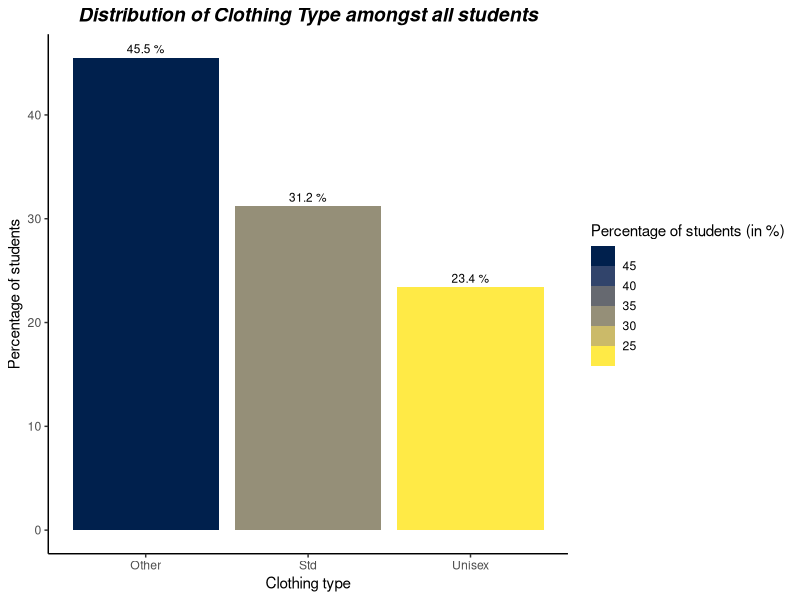
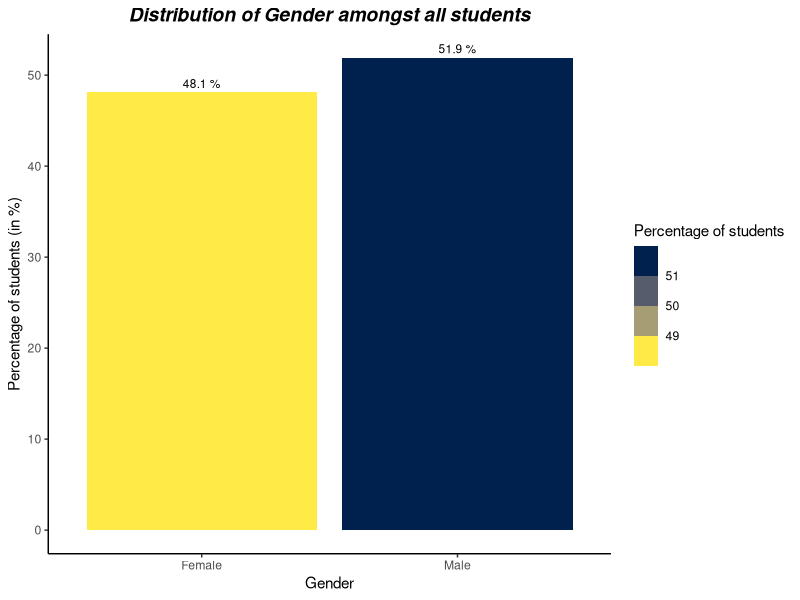
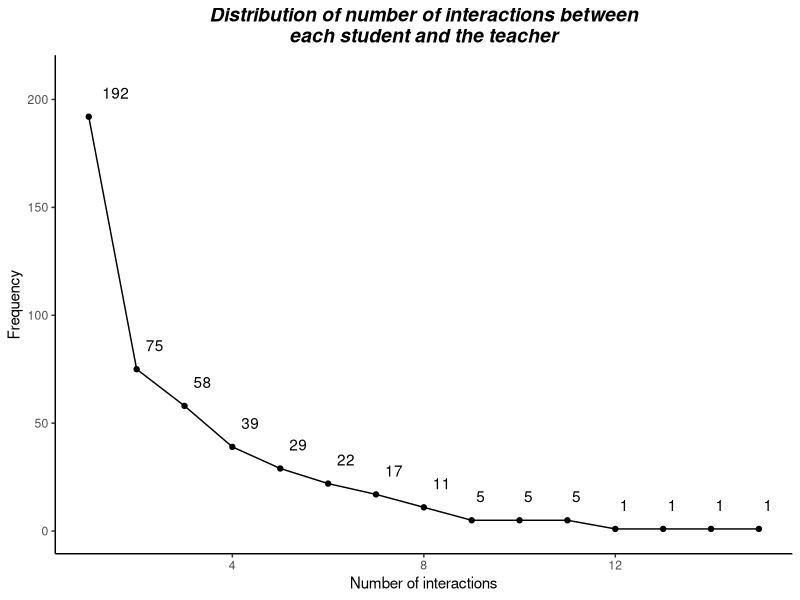
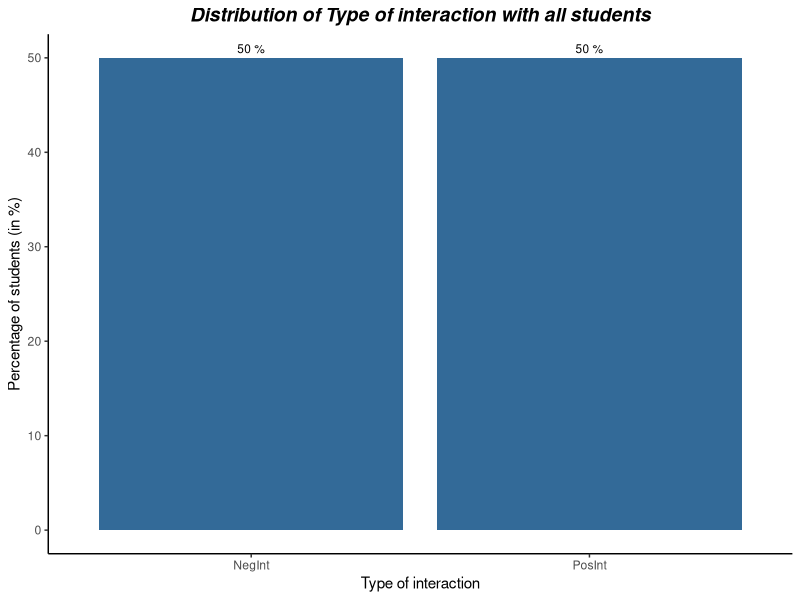
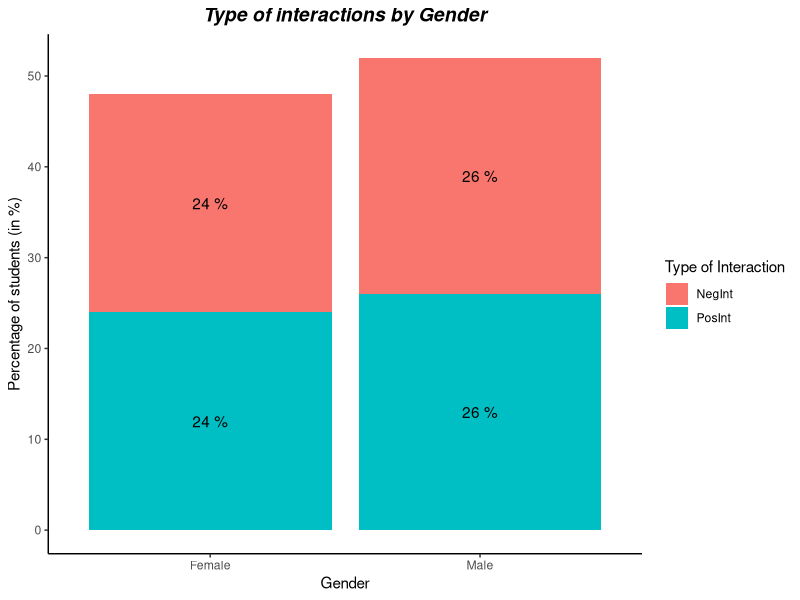
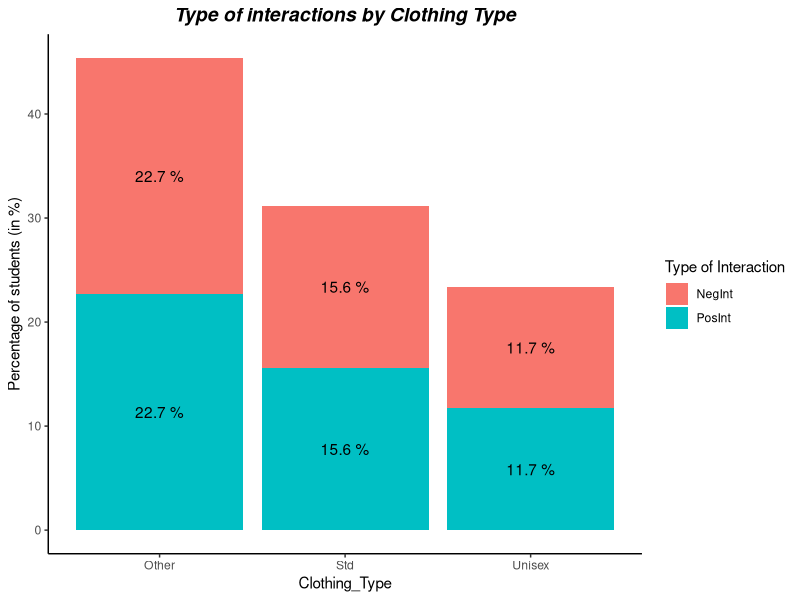
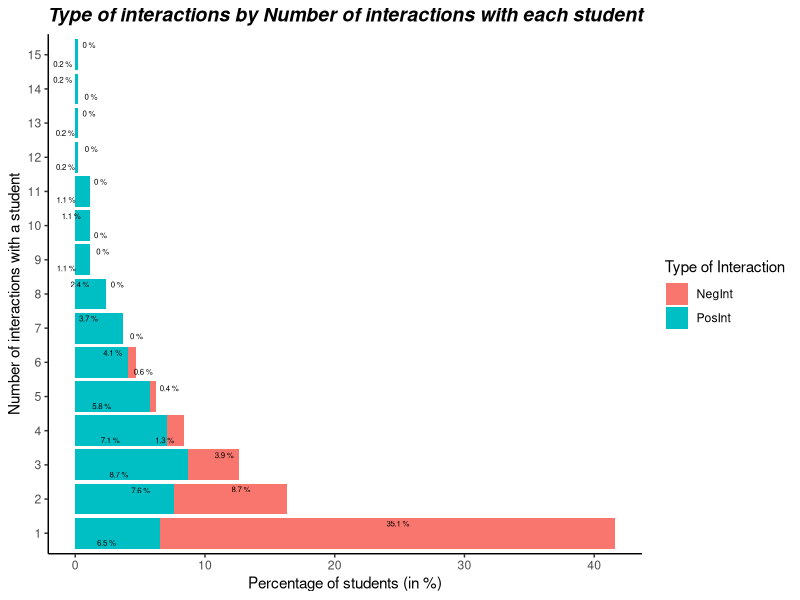
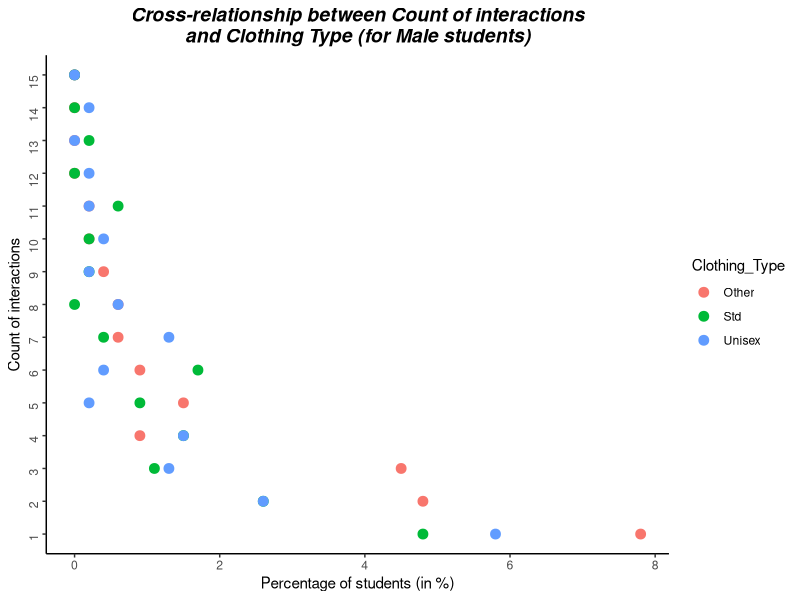

These figures' R source, in order:
## ---- chunk 1
library(readxl)
library(ggplot2)
library(reshape2)
library(stringr)
library(ggrepel)
## ---- chunk 2
setwd("~")
df = read_excel("Aclothing.xls")
str(df)
## ---- chunk 3
na_columns = colnames(df)[apply(df, 2, anyNA)]
na_columns
num_records = dim(df)[1]
## ---- chunk 4
clothing_type_count = table(df$Clothing)
clothing_type_count = melt(clothing_type_count)
colnames(clothing_type_count)[1] = "Clothing_Type"
colnames(clothing_type_count)[2] = "Frequency"
clothing_type_count$Percentage = round(((clothing_type_count$Frequency)/num_records)*100, 1)
## ---- chunk 5
ggplot(data = clothing_type_count, 
       aes(x = Clothing_Type, y = Percentage, fill = Percentage)) +
  geom_bar(stat = "identity") +
  scale_fill_viridis_b(direction=-1, option="cividis") +
  xlab("Clothing type") +
  geom_text(aes(x=Clothing_Type, y=Percentage, label=paste(Percentage, "%")),
            position=position_dodge(width=1),
            vjust=-0.5,
            size=3) +
  theme(
    panel.background = element_blank(),
    panel.grid.major = element_blank(),
    panel.grid.minor = element_blank(),
    axis.line = element_line(colour = "black")
  ) +
  labs(fill = "Percentage of students (in %)") + ylab("Percentage of students") +
  ggtitle("Distribution of Clothing Type amongst all students") +
  theme(plot.title = element_text(hjust = 0.5, face="bold.italic", size=14))
## ---- chunk 6
gender_count = table(df$Gender)
gender_count = melt(gender_count)
colnames(gender_count)[1] = "Gender"
colnames(gender_count)[2] = "Frequency"
gender_count$Percentage = round(((gender_count$Frequency)/num_records)*100, 1)
gender_count
## ---- chunk 7
ggplot(data = gender_count, 
       aes(x = Gender, y = Percentage, fill = Percentage))+
  geom_bar(stat = "identity") + scale_fill_viridis_b(direction=-1, option="cividis") + xlab("Gender") + geom_text(aes(x=Gender, y=Percentage, label=paste(Percentage, "%")), position=position_dodge(width=1), vjust=-0.5, size=3) + theme(panel.background = element_blank(), panel.grid.major = element_blank(), panel.grid.minor = element_blank(), axis.line = element_line(colour="black")) + labs(fill = "Percentage of students") + ylab("Percentage of students (in %)")+ ggtitle("Distribution of Gender amongst all students") + theme(plot.title = element_text(hjust = 0.5, face="bold.italic", size=14))
## ---- chunk 8
count_distr = table(df$Count)
count_distr = melt(count_distr)
colnames(count_distr)[1] = "Number_of_interactions"
colnames(count_distr)[2] = "Frequency"
#plot(count_distr, lwd=5, pch=15, type="b")
ggplot(data=count_distr, aes(x=Number_of_interactions, y=Frequency)) + geom_point() + geom_line() + xlab("Number of interactions") + ylab("Frequency") + geom_text(aes(label=Frequency), vjust=-1.5, hjust=-0.5) + ylim(0, 210) + ggtitle(str_wrap("Distribution of number of interactions between each student and the teacher", width=50)) + theme(plot.title = element_text(hjust = 0.5, face="bold.italic", size=14))+ theme(panel.background = element_blank(), panel.grid.major = element_blank(), panel.grid.minor = element_blank(), axis.line = element_line(colour="black"))
## ---- chunk 9
type_intr = table(df$InteractionType)
type_intr = melt(type_intr)
colnames(type_intr)[1] = "Type_of_Interaction"
colnames(type_intr)[2] = "Frequency"
type_intr$Percentage = round(((type_intr$Frequency)/num_records)*100, 1)
type_intr
## ---- chunk 10
ggplot(data = type_intr, 
       aes(x = Type_of_Interaction, y = Percentage, fill=Percentage))+
  geom_bar(stat = "identity") + xlab("Type of interaction") + geom_text(aes(x=Type_of_Interaction, y=Percentage, label=paste(Percentage, "%")), position=position_dodge(width=1), vjust=-0.5, size=3) + theme(panel.background = element_blank(), panel.grid.major = element_blank(), panel.grid.minor = element_blank(), axis.line = element_line(colour="black"), legend.position = "none") + labs(fill = "Percentage of students") + ylab("Percentage of students (in %)")+ ggtitle("Distribution of Type of interaction with all students") + theme(plot.title = element_text(hjust = 0.5, face="bold.italic", size=14))
## ---- chunk 11
gender_intr = table(df$Gender, df$InteractionType)
gender_intr = melt(gender_intr)
colnames(gender_intr)[1] = "Gender"
colnames(gender_intr)[2] = "Type_Interaction"
gender_intr$Percentage = round(((gender_intr$value)/num_records)*100, 1)
## ---- chunk 12
ggplot(gender_intr, aes(fill=Type_Interaction, y=Percentage, x=Gender)) + 
    geom_bar(stat="identity") + geom_text(aes(x=Gender, y=Percentage, label=paste(Percentage, "%")), suze=3, position = position_stack(vjust=0.5)) + theme(panel.background = element_blank(), panel.grid.major = element_blank(), panel.grid.minor = element_blank(), axis.line = element_line(colour="black")) + labs(fill = "Type of Interaction") + ylab("Percentage of students (in %)")+ ggtitle("Type of interactions by Gender") + theme(plot.title = element_text(hjust = 0.5, face="bold.italic", size=14))
## ---- chunk 13
clothing_intr = table(df$Clothing, df$InteractionType)
clothing_intr = melt(clothing_intr)
colnames(clothing_intr)[1] = "Clothing_Type"
colnames(clothing_intr)[2] = "Type_Interaction"
clothing_intr$Percentage = round(((clothing_intr$value)/num_records)*100, 1)
## ---- chunk 14
ggplot(clothing_intr, aes(fill=Type_Interaction, y=Percentage, x=Clothing_Type)) + 
    geom_bar(stat="identity") + geom_text(aes(x=Clothing_Type, y=Percentage, label=paste(Percentage, "%")), suze=3, position = position_stack(vjust=0.5)) + theme(panel.background = element_blank(), panel.grid.major = element_blank(), panel.grid.minor = element_blank(), axis.line = element_line(colour="black")) + labs(fill = "Type of Interaction") + ylab("Percentage of students (in %)")+ ggtitle("Type of interactions by Clothing Type") + theme(plot.title = element_text(hjust = 0.5, face="bold.italic", size=14))
## ---- chunk 15
count_intr = table(df$Count, df$InteractionType)
count_intr = melt(count_intr)
colnames(count_intr)[1] = "Count"
colnames(count_intr)[2] = "Type_Interaction"
count_intr$Percentage = round(((count_intr$value)/num_records)*100, 1)
count_intr
## ---- chunk 16
ggplot(count_intr, aes(fill=Type_Interaction, y=Percentage, x=as.factor(Count))) + 
    geom_bar(stat="identity") + geom_text_repel(aes(x=as.factor(Count), y=Percentage, label=paste(Percentage, "%")), size=2, position = position_stack(vjust=0.5)) + theme(panel.background = element_blank(), panel.grid.major = element_blank(), panel.grid.minor = element_blank(), axis.line = element_line(colour="black")) + labs(fill = "Type of Interaction") + ylab("Percentage of students (in %)")+ ggtitle("Type of interactions by Number of interactions with each student") + theme(plot.title = element_text(hjust = 0.5, face="bold.italic", size=14)) + coord_flip() + xlab("Number of interactions with a student")
## ---- chunk 17
all_three_var = table(df$Count, df$Gender, df$Clothing)
all_three_var = melt(all_three_var)
colnames(all_three_var)[1] = "Count"
colnames(all_three_var)[2] = "Gender"
colnames(all_three_var)[3] = "Clothing_Type"
all_three_var$Percentage = round(((all_three_var$value)/num_records)*100, 1)
all_three_var[all_three_var$Gender=="Male",]
## ---- chunk 18
ggplot(data=all_three_var[all_three_var$Gender=="Male",], aes(x=Percentage, y=as.factor(Count), color=Clothing_Type)) + geom_point(size=3) + theme(panel.background = element_blank(), panel.grid.major = element_blank(), panel.grid.minor = element_blank(), axis.line = element_line(colour="black")) + xlab("Percentage of students (in %)")+ ylab("Count of interactions") + ggtitle(str_wrap("Cross-relationship between Count of interactions and Clothing Type (for Male students)", width=50)) + theme(plot.title = element_text(hjust = 0.5, face="bold.italic", size=14)) + theme(axis.text.y = element_text(angle = 90, vjust = 0.5)) 
## ---- chunk 19
# use as.factor() to display all values of the column in the specific axis
ggplot(data=all_three_var[all_three_var$Gender=="Female",], aes(x=Percentage, y=as.factor(Count), color=Clothing_Type), shape=17) + geom_point(size=3) + theme(panel.background = element_blank(), panel.grid.major = element_blank(), panel.grid.minor = element_blank(), axis.line = element_line(colour="black")) + xlab("Percentage of students (in %)")+ ylab("Count of interactions") + ggtitle(str_wrap("Cross-relationship between Count of interactions and Clothing Type (for Female students)", width=50)) + theme(plot.title = element_text(hjust = 0.5, face="bold.italic", size=14)) + theme(axis.text.y = element_text(angle = 90, vjust = 0.5)) 
